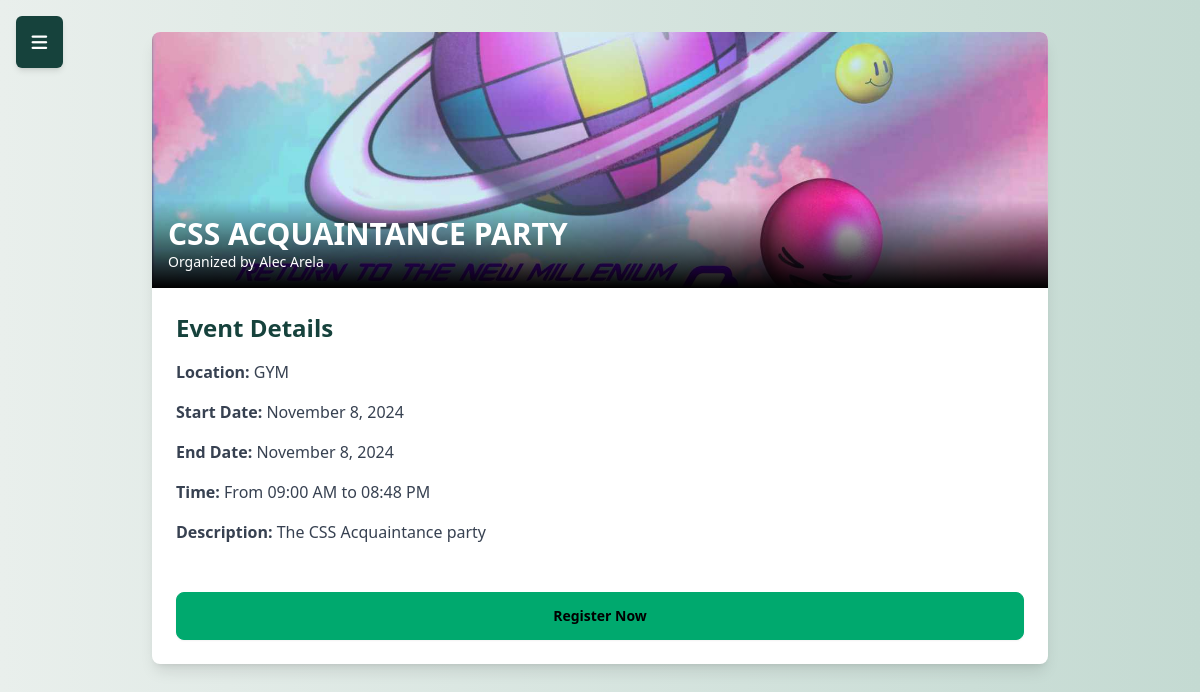
Screenshot of /event/view/1/ (signed in) with the database file from the repository.
### event/models.py (models this page shows, shortened)
class Event(models.Model):
    title = models.CharField(max_length=50)
    description = models.CharField(max_length=300)
    location = models.CharField(max_length=100)
    start_date = models.DateField()
    end_date = models.DateField()
    start_time = models.TimeField()  # Changed from event_time
    end_time = models.TimeField()    # Added end_time
    organizer = models.ForeignKey(settings.AUTH_USER_MODEL, on_delete=models.CASCADE, related_name="organized_events")
    image = models.ImageField(upload_to='event_images/', blank=True, null=True)

### users/models.py (models this page shows, shortened)
class CustomUser(AbstractUser):
    middle_initial = models.CharField(max_length=1, blank=True)
    contact_number = models.CharField(max_length=15, blank=True)

### event/views.py (the view)
# urls.py: path('view/<int:event_id>/', views.view_event, name='view_event'),
@login_required
def view_event(request, event_id):
    event = get_object_or_404(Event, id=event_id)
    user_registration = Registration.objects.filter(event=event, participant=request.user).first()
    context = {
        'event': event,
        'user_registered': bool(user_registration),  # Pass whether the user is registered
        'registration': user_registration  # Pass the registration if it exists
    }
    return render(request, 'event/view_event.html', context)

### event/templates/event/view_event.html (shortened to what this page needs)
<!DOCTYPE html>
<html lang="en">
<head>
    {% load static %}
    <script src="https://cdn.tailwindcss.com"></script>
    <link href="https://cdn.jsdelivr.net/npm/daisyui@latest/dist/full.css" rel="stylesheet">
    <link href="https://cdn.jsdelivr.net/npm/@fortawesome/fontawesome-free/css/all.min.css" rel="stylesheet">
</head>
<body class="bg-gradient-to-r from-[var(--color-lightest-green)] to-[var(--color-light-green)] font-ABeeZee min-h-screen relative">
    <button id="menuButton" class="fixed top-4 left-4 z-50 bg-[var(--color-dark-green)] text-white p-3 rounded-md shadow-md hover:bg-[var(--color-green)]">
        <i class="fas fa-bars text-lg"></i>
    </button>
    <div class="container mx-auto px-4 py-8">
        <div class="bg-white shadow-lg rounded-lg overflow-hidden max-w-4xl mx-auto mt-30">
            <div class="relative">
                {% if event.image %}
                    <img src="{{ event.image.url }}" alt="{{ event.title }}" class="w-full h-64 object-cover">
                {% else %}
                    <div class="w-full h-64 bg-gradient-to-br from-[#E9EFEC] to-[#C4DAD2] flex items-center justify-center">
                        <span class="text-gray-500">No Image Available</span>
                    </div>
                {% endif %}
                <div class="absolute bottom-0 left-0 bg-gradient-to-t from-black to-transparent text-white p-4 w-full">
                    <h1 class="text-3xl font-bold">{{ event.title }}</h1>
                    <p class="text-sm">Organized by {{ event.organizer.first_name }} {{ event.organizer.last_name }}</p>
                </div>
            </div>
            <div class="p-6">
                <h2 class="text-2xl font-semibold text-[var(--color-dark-green)] mb-4">Event Details</h2>
                <div class="grid grid-cols-1 gap-4 text-gray-700">
                    <p><strong>Location:</strong> {{ event.location }}</p>
                    <p><strong>Start Date:</strong> {{ event.start_date|date:"F j, Y" }}</p>
                    <p><strong>End Date:</strong> {{ event.end_date|date:"F j, Y" }}</p>
                    <p><strong>Time:</strong> From {{ event.start_time|time:"h:i A" }} to {{ event.end_time|time:"h:i A" }}</p>
                    <p><strong>Description:</strong> {{ event.description }}</p>
                </div>
            </div>
            <div class="flex items-center gap-4 p-6">
                {% if user_registered %}
                    <button onclick="cancelRegistration()" class="btn btn-error w-full">Cancel Registration</button>
                {% else %}
                    <button onclick="registerForEvent()" class="btn btn-success w-full">Register Now</button>
                {% endif %}
            </div>
        </div>
    </div>
</body>
</html>

### event/templates/event/view_event.html (style rules this page uses)
:root { --color-dark-green: #16423C; --color-green: #6A9C89; --color-light-green: #C4DAD2; --color-lightest-green: #E9EFEC; }

### rows the page displays
Event: image (picture), title "CSS ACQUAINTANCE PARTY", organizer.first_name "Alec", organizer.last_name "Arela", location "GYM", start_date "November 8, 2024", end_date "November 8, 2024", start_time "09:00 AM", end_time "08:48 PM", description "The CSS Acquaintance party"
